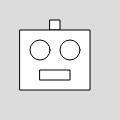
Frame 1 (no input)
Frame 60 (no input): identical to frame 1, image omitted
Frame 120 (the mouse pressed at the canvas centre since frame 60): identical to frame 1, image omitted

The p5.js sketch that drew this single still picture (run headless with seeded random() and noise() and a simulated clock; from frame 60 on, the mouse is pressed at the canvas centre):

// p5.js sketch
// ── sketch.js
// Draw Robot

function setup() {
	createCanvas(120, 120);
  }
  
  function draw() { 
	background(220);
	// head
	rect(50, 20, 10, 10);
	rect(20, 30, 70, 60);
	// eyes
	ellipse(40, 50, 20);
	ellipse(70, 50, 20);
	// mouth
	rect(40, 70, 30, 10);
  }
